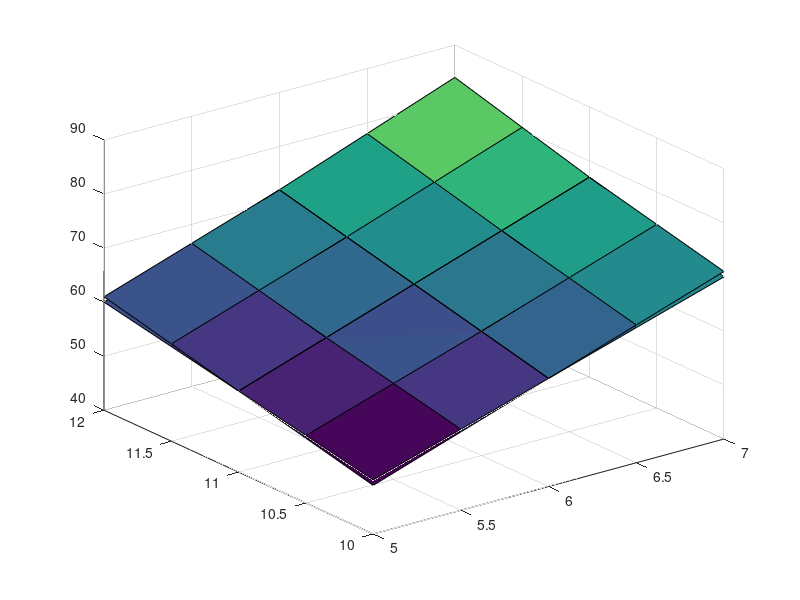

This chart was generated by the following MATLAB code:
clc
clear all
close all

x=5:.5:7;
y=10:.5:12;

[X,Y]=meshgrid(x,y);
Z=X.*Y;


Z1=66+6*(Y-11)+11*(X-6);

surf(X,Y,Z)
hold on

surf(X,Y,Z1)
hold off
